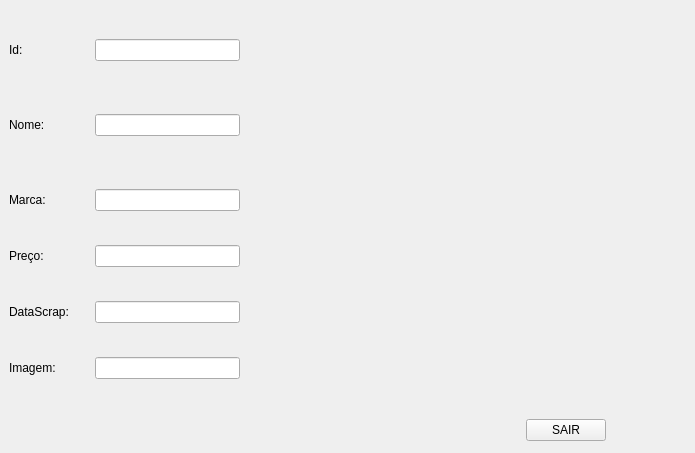
<?xml version="1.0" encoding="UTF-8"?>
<ui version="4.0">
 <class>MainWindow</class>
 <widget class="QMainWindow" name="MainWindow">
  <property name="geometry">
   <rect>
    <x>0</x>
    <y>0</y>
    <width>695</width>
    <height>453</height>
   </rect>
  </property>
  <property name="windowTitle">
   <string>MainWindow</string>
  </property>
  <property name="styleSheet">
   <string notr="true">font: 12pt &quot;MS Shell Dlg 2&quot;;</string>
  </property>
  <widget class="QWidget" name="centralwidget">
   <layout class="QGridLayout" name="gridLayout">
    <item row="0" column="1">
     <layout class="QHBoxLayout" name="horizontalLayout">
      <item>
       <layout class="QVBoxLayout" name="verticalLayout">
        <item>
         <layout class="QHBoxLayout" name="horizontalLayout_2">
          <item>
           <widget class="QLabel" name="label_2">
            <property name="sizePolicy">
             <sizepolicy hsizetype="Fixed" vsizetype="Minimum">
              <horstretch>0</horstretch>
              <verstretch>0</verstretch>
             </sizepolicy>
            </property>
            <property name="minimumSize">
             <size>
              <width>80</width>
              <height>0</height>
             </size>
            </property>
            <property name="text">
             <string>Id:</string>
            </property>
           </widget>
          </item>
          <item>
           <widget class="QLineEdit" name="id_lineEdit">
            <property name="sizePolicy">
             <sizepolicy hsizetype="Expanding" vsizetype="Fixed">
              <horstretch>0</horstretch>
              <verstretch>0</verstretch>
             </sizepolicy>
            </property>
            <property name="maximumSize">
             <size>
              <width>1600000</width>
              <height>16777215</height>
             </size>
            </property>
            <property name="readOnly">
             <bool>true</bool>
            </property>
           </widget>
          </item>
         </layout>
        </item>
        <item>
         <layout class="QHBoxLayout" name="horizontalLayout_3">
          <item>
           <widget class="QLabel" name="label_4">
            <property name="sizePolicy">
             <sizepolicy hsizetype="Fixed" vsizetype="Fixed">
              <horstretch>0</horstretch>
              <verstretch>0</verstretch>
             </sizepolicy>
            </property>
            <property name="minimumSize">
             <size>
              <width>80</width>
              <height>60</height>
             </size>
            </property>
            <property name="text">
             <string>Nome:</string>
            </property>
           </widget>
          </item>
          <item>
           <widget class="QLineEdit" name="nome_lineEdit">
            <property name="readOnly">
             <bool>true</bool>
            </property>
           </widget>
          </item>
         </layout>
        </item>
        <item>
         <layout class="QHBoxLayout" name="horizontalLayout_4">
          <item>
           <widget class="QLabel" name="label_5">
            <property name="sizePolicy">
             <sizepolicy hsizetype="Fixed" vsizetype="Preferred">
              <horstretch>0</horstretch>
              <verstretch>0</verstretch>
             </sizepolicy>
            </property>
            <property name="minimumSize">
             <size>
              <width>80</width>
              <height>0</height>
             </size>
            </property>
            <property name="text">
             <string>Marca:</string>
            </property>
           </widget>
          </item>
          <item>
           <widget class="QLineEdit" name="marca_lineEdit">
            <property name="readOnly">
             <bool>true</bool>
            </property>
           </widget>
          </item>
         </layout>
        </item>
        <item>
         <layout class="QHBoxLayout" name="horizontalLayout_5">
          <item>
           <widget class="QLabel" name="label_3">
            <property name="sizePolicy">
             <sizepolicy hsizetype="Fixed" vsizetype="Preferred">
              <horstretch>0</horstretch>
              <verstretch>0</verstretch>
             </sizepolicy>
            </property>
            <property name="minimumSize">
             <size>
              <width>80</width>
              <height>0</height>
             </size>
            </property>
            <property name="text">
             <string>Preço:</string>
            </property>
           </widget>
          </item>
          <item>
           <widget class="QLineEdit" name="preco_lineEdit">
            <property name="readOnly">
             <bool>true</bool>
            </property>
           </widget>
          </item>
         </layout>
        </item>
        <item>
         <layout class="QHBoxLayout" name="horizontalLayout_6">
          <item>
           <widget class="QLabel" name="label_6">
            <property name="sizePolicy">
             <sizepolicy hsizetype="Fixed" vsizetype="Preferred">
              <horstretch>0</horstretch>
              <verstretch>0</verstretch>
             </sizepolicy>
            </property>
            <property name="minimumSize">
             <size>
              <width>80</width>
              <height>0</height>
             </size>
            </property>
            <property name="text">
             <string>DataScrap:</string>
            </property>
           </widget>
          </item>
          <item>
           <widget class="QLineEdit" name="datascrap_lineEdit">
            <property name="readOnly">
             <bool>true</bool>
            </property>
           </widget>
          </item>
         </layout>
        </item>
        <item>
         <layout class="QHBoxLayout" name="horizontalLayout_7">
          <item>
           <widget class="QLabel" name="label_7">
            <property name="sizePolicy">
             <sizepolicy hsizetype="Fixed" vsizetype="Preferred">
              <horstretch>0</horstretch>
              <verstretch>0</verstretch>
             </sizepolicy>
            </property>
            <property name="minimumSize">
             <size>
              <width>80</width>
              <height>0</height>
             </size>
            </property>
            <property name="text">
             <string>Imagem:</string>
            </property>
           </widget>
          </item>
          <item>
           <widget class="QLineEdit" name="imagem_lineEdit">
            <property name="readOnly">
             <bool>true</bool>
            </property>
           </widget>
          </item>
         </layout>
        </item>
       </layout>
      </item>
      <item>
       <widget class="QLabel" name="imagem_label">
        <property name="sizePolicy">
         <sizepolicy hsizetype="Fixed" vsizetype="Fixed">
          <horstretch>0</horstretch>
          <verstretch>0</verstretch>
         </sizepolicy>
        </property>
        <property name="minimumSize">
         <size>
          <width>400</width>
          <height>400</height>
         </size>
        </property>
        <property name="maximumSize">
         <size>
          <width>400</width>
          <height>400</height>
         </size>
        </property>
        <property name="text">
         <string/>
        </property>
       </widget>
      </item>
      <item>
       <spacer name="horizontalSpacer">
        <property name="orientation">
         <enum>Qt::Horizontal</enum>
        </property>
        <property name="sizeType">
         <enum>QSizePolicy::Minimum</enum>
        </property>
        <property name="sizeHint" stdset="0">
         <size>
          <width>40</width>
          <height>20</height>
         </size>
        </property>
       </spacer>
      </item>
     </layout>
    </item>
    <item row="1" column="1">
     <layout class="QHBoxLayout" name="horizontalLayout_8">
      <item>
       <spacer name="horizontalSpacer_2">
        <property name="orientation">
         <enum>Qt::Horizontal</enum>
        </property>
        <property name="sizeHint" stdset="0">
         <size>
          <width>40</width>
          <height>20</height>
         </size>
        </property>
       </spacer>
      </item>
      <item>
       <widget class="QPushButton" name="sair_pushbutton">
        <property name="text">
         <string>SAIR</string>
        </property>
       </widget>
      </item>
      <item>
       <spacer name="horizontalSpacer_3">
        <property name="orientation">
         <enum>Qt::Horizontal</enum>
        </property>
        <property name="sizeType">
         <enum>QSizePolicy::Fixed</enum>
        </property>
        <property name="sizeHint" stdset="0">
         <size>
          <width>80</width>
          <height>20</height>
         </size>
        </property>
       </spacer>
      </item>
     </layout>
    </item>
   </layout>
  </widget>
 </widget>
 <resources/>
 <connections/>
</ui>
